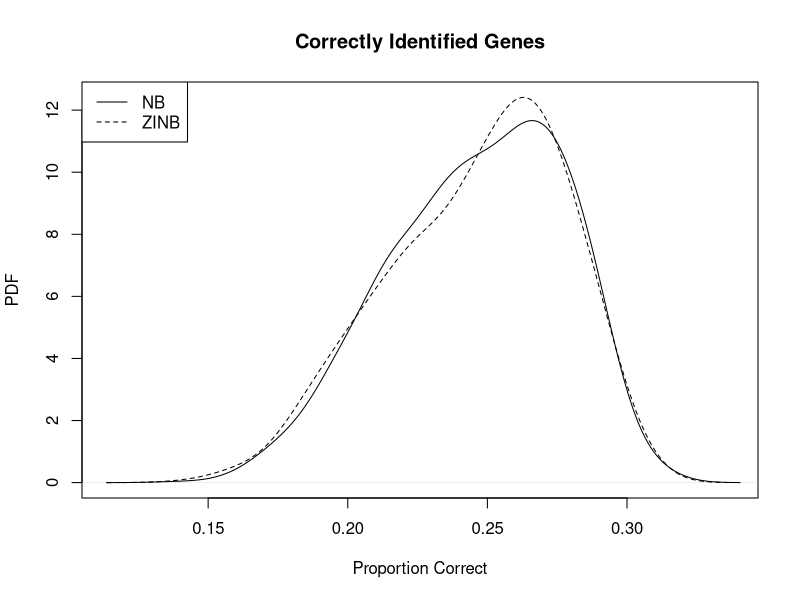
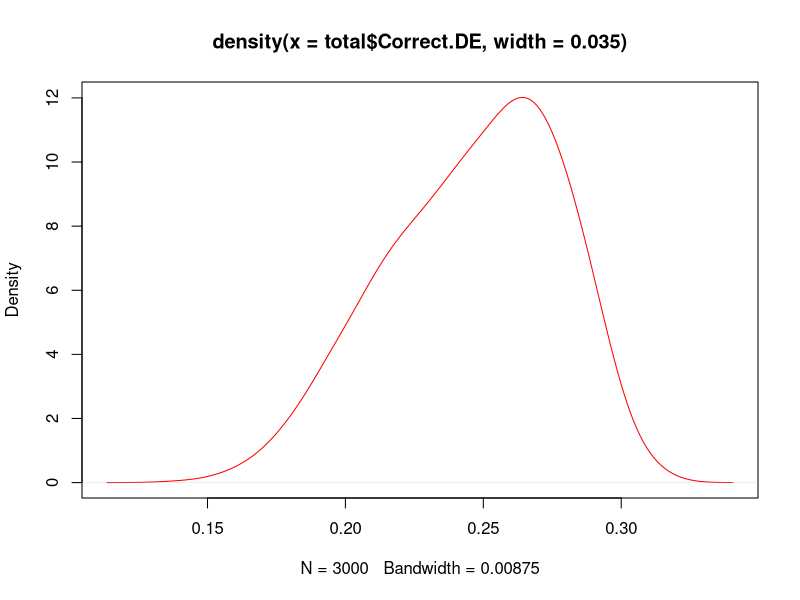
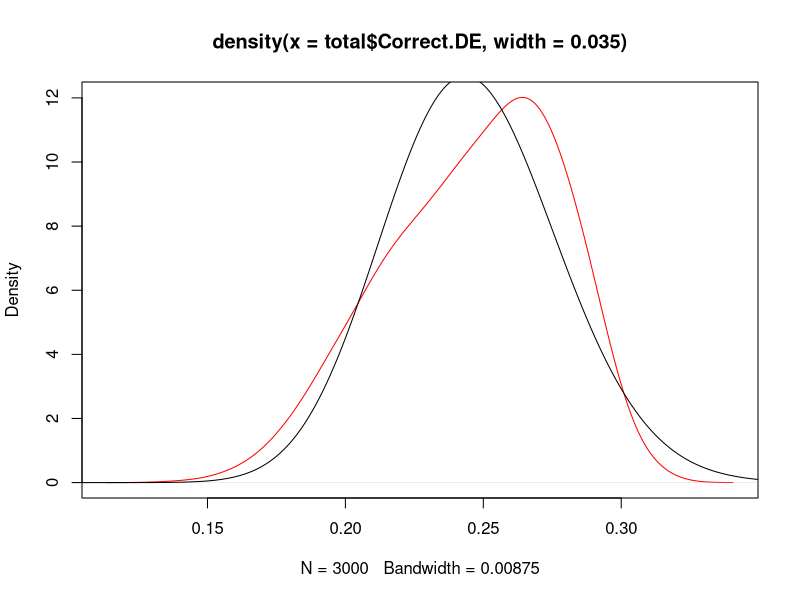

The R source for these figures, in order:
## ---- chunk 1
library(knitr)
## ---- chunk 2
NB <- read.csv(file = 'compcodeRbaySeqNB.csv')
ZINB <- read.csv(file = 'compcodeRbaySeqZINB.csv')
## ---- chunk 3
# Create a matrix holding the mean and variance for the NB and ZINB priors.
statistics <- matrix(c(mean(ZINB$Correct.DE), mean(NB$Correct.DE), var(ZINB$Correct.DE), var(NB$Correct.DE)), nrow = 2)

# Name the rows 'NB' and 'ZINB'.
rownames(statistics) <- c('NB', 'ZINB')

# Name the columns 'Mean' and 'Variance'. 
colnames(statistics) <- c('Mean', 'Variance')

# Create a table holding the priors' stats.
kable(statistics)
## ---- chunk 4
plot(density(ZINB$Correct.DE, width = .035), ylab = 'PDF', 
     xlab = 'Proportion Correct', main = 'Correctly Identified Genes', type = 'n')
lines(density(NB$Correct.DE, width = .035))
lines(density(ZINB$Correct.DE, width = .035), lty = 2)
legend('topleft', c('NB', 'ZINB'), lty = c(1,2))
## ---- chunk 5
# Merge NB and ZINB data. 
total <- rbind(NB, ZINB)
plot(density(total$Correct.DE, width = .035), col = 'red')

# Plot filtered PDF for combined NB and ZINB data.
plot(density(total$Correct.DE, width = .035), col = 'red')

# Find alpha and beta for Beta distribution from mean and variance.
xbar<- mean(total$Correct.DE) 
xvar <- var(total$Correct.DE)

a <- xbar*(((xbar*(1-xbar))/xvar)-1)
b <- (1-xbar)*(((xbar*(1-xbar))/xvar)-1)  

# Plot the Beta distribution with the appropriate alpha and beta.
x <- seq(0, 1, by = .001)
lines(x, dbeta(x, shape1 = a, shape2 = b))

